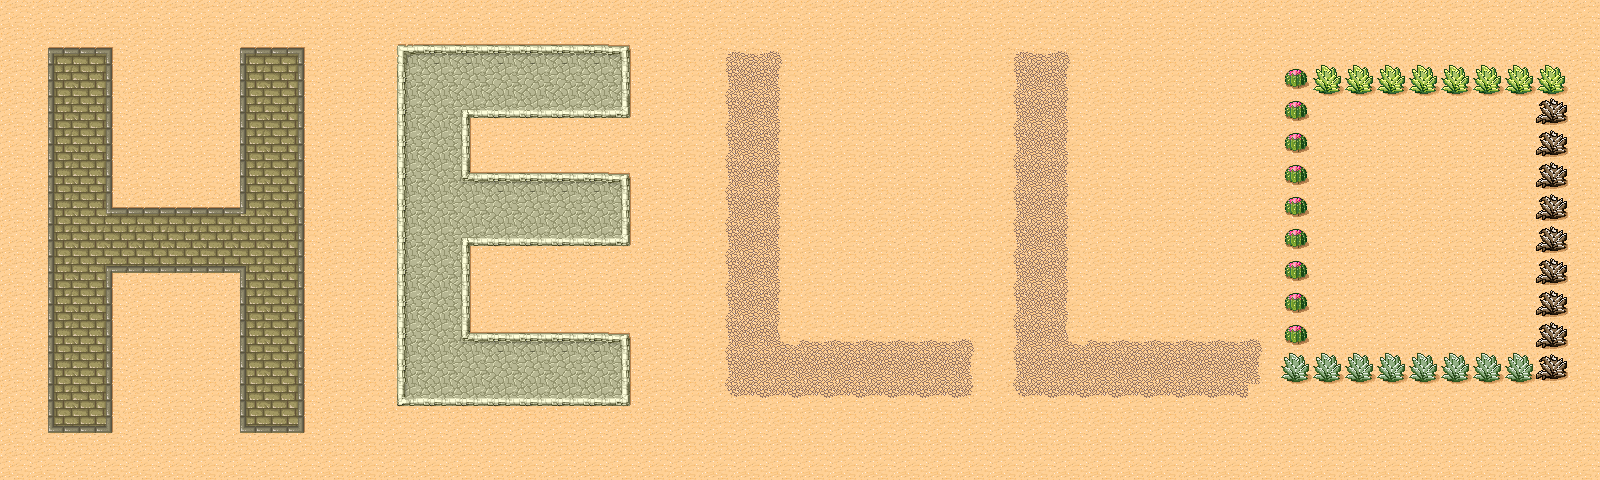

Tiled map render using the project's own tile images. Description and the map definition, with tile-layer contents summarised, below:
An orthogonal 50x15 tile map with 32x32 px tiles, 1 tile layer (Tile Layer 1).

<map version="1.0" orientation="orthogonal" renderorder="right-down" width="50" height="15" tilewidth="32" tileheight="32" nextobjectid="1">
 <tileset firstgid="1" name="tmw_desert_spacing" tilewidth="32" tileheight="32" spacing="1" margin="1" tilecount="48">
  <image source="tmw_desert_spacing.png" width="265" height="199" />
  <terraintypes>
   <terrain name="Bricks" tile="-1" />
   <terrain name="Rocks" tile="-1" />
   <terrain name="Dirt" tile="-1" />
   <terrain name="Desert" tile="-1" />
  </terraintypes>
  <tile id="0" terrain="3,3,3,0" />
  <tile id="1" terrain="3,3,0,0" />
  <tile id="2" terrain="3,3,0,3" />
  <tile id="3" terrain="2,2,2,3" />
  <tile id="4" terrain="2,2,3,2" />
  <tile id="5" terrain="3,3,3,2" />
  <tile id="6" terrain="3,3,2,2" />
  <tile id="7" terrain="3,3,2,3" />
  <tile id="8" terrain="3,0,3,0" />
  <tile id="9" terrain="0,0,0,0" />
  <tile id="10" terrain="0,3,0,3" />
  <tile id="11" terrain="2,3,2,2" />
  <tile id="12" terrain="3,2,2,2" />
  <tile id="13" terrain="3,2,3,2" />
  <tile id="14" terrain="2,2,2,2" />
  <tile id="15" terrain="2,3,2,3" />
  <tile id="16" terrain="3,0,3,3" />
  <tile id="17" terrain="0,0,3,3" />
  <tile id="18" terrain="0,3,3,3" />
  <tile id="19" terrain="0,0,0,3" />
  <tile id="20" terrain="0,0,3,0" />
  <tile id="21" terrain="3,2,3,3" />
  <tile id="22" terrain="2,2,3,3" />
  <tile id="23" terrain="2,3,3,3" />
  <tile id="24" terrain="3,3,3,1" />
  <tile id="25" terrain="3,3,1,1" />
  <tile id="26" terrain="3,3,1,3" />
  <tile id="27" terrain="0,3,0,0" />
  <tile id="28" terrain="3,0,0,0" />
  <tile id="29" terrain="3,3,3,3" />
  <tile id="32" terrain="3,1,3,1" />
  <tile id="33" terrain="1,1,1,1" />
  <tile id="34" terrain="1,3,1,3" />
  <tile id="35" terrain="1,1,1,3" />
  <tile id="36" terrain="1,1,3,1" />
  <tile id="40" terrain="3,1,3,3" />
  <tile id="41" terrain="1,1,3,3" />
  <tile id="42" terrain="1,3,3,3" />
  <tile id="43" terrain="1,3,1,1" />
  <tile id="44" terrain="3,1,1,1" />
 </tileset>
 <layer name="Tile Layer 1" width="50" height="15">
  <data>[750 cells, 750 non-empty, 39 distinct tile ids]</data>
 </layer>
</map>
